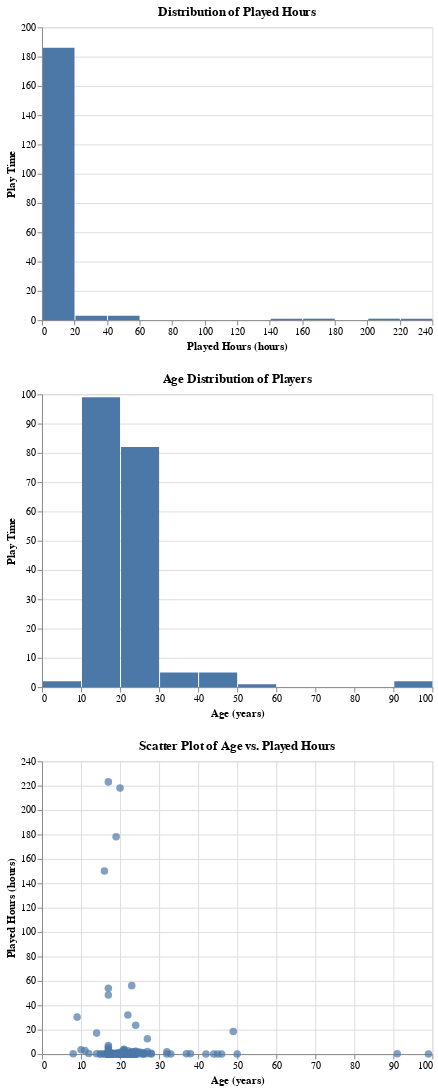

The notebook cell this image was saved under:
### Markdown cell above
The relationship between the relavent variables are visualized and inspected via graphs.

### Code cell
played_hours_chart = alt.Chart(players_df).mark_bar().encode(
    alt.X('played_hours:Q', bin=alt.Bin(maxbins=20), title='Played Hours (hours)'),
    alt.Y('count()', title='Play Time')
).properties(
    title='Distribution of Played Hours',
    width=400,
    height=300
)

age_distribution_chart = alt.Chart(players_df).mark_bar().encode(
    alt.X('age:Q', bin=alt.Bin(maxbins=10), title='Age (years)'),
    alt.Y('count()', title='Play Time')
).properties(
    title='Age Distribution of Players',
    width=400,
    height=300
)

scatter_chart = alt.Chart(players_df).mark_circle(size=60).encode(
    alt.X('age:Q', title='Age (years)'),
    alt.Y('played_hours:Q', title='Played Hours (hours)'),
    tooltip=['age', 'played_hours']
).properties(
    title='Scatter Plot of Age vs. Played Hours',
    width=400,
    height=300
)

played_hours_chart & age_distribution_chart & scatter_chart

### Figure 1 — Vega-Lite specification as saved in the notebook (floating-point values rounded to 4 significant figures; data arrays with more than 128 entries replaced by an {"elided": "..."} marker saying what was removed)
{"config": {"view": {"continuousWidth": 300, "continuousHeight": 300}}, "vconcat": [{"mark": {"type": "bar"}, "encoding": {"x": {"bin": {"maxbins": 20}, "field": "played_hours", "title": "Played Hours (hours)", "type": "quantitative"}, "y": {"aggregate": "count", "title": "Play Time", "type": "quantitative"}}, "height": 300, "title": "Distribution of Played Hours", "width": 400}, {"mark": {"type": "bar"}, "encoding": {"x": {"bin": {"maxbins": 10}, "field": "age", "title": "Age (years)", "type": "quantitative"}, "y": {"aggregate": "count", "title": "Play Time", "type": "quantitative"}}, "height": 300, "title": "Age Distribution of Players", "width": 400}, {"mark": {"type": "circle", "size": 60}, "encoding": {"tooltip": [{"field": "age", "type": "quantitative"}, {"field": "played_hours", "type": "quantitative"}], "x": {"field": "age", "title": "Age (years)", "type": "quantitative"}, "y": {"field": "played_hours", "title": "Played Hours (hours)", "type": "quantitative"}}, "height": 300, "title": "Scatter Plot of Age vs. Played Hours", "width": 400}], "data": {"name": "data-5ed4194a842caecf700eb109c7b4a004"}, "$schema": "https://vega.github.io/schema/vega-lite/v5.20.1.json", "datasets": {"data-5ed4194a842caecf700eb109c7b4a004": {"elided": "196 records"}}}
